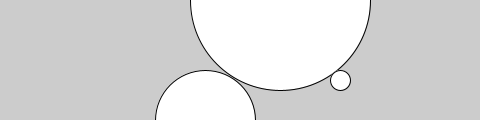
Frame 1 (no input)
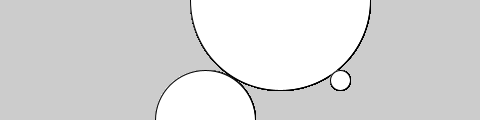
Frame 60 (the mouse pressed at the canvas centre just before this capture)
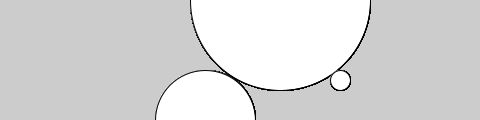
Frame 120 (the mouse held since frame 60 and released just before this capture)

The Processing sketch that drew these frames (run headless with seeded random() and noise(); from frame 60 on, the mouse is pressed at the canvas centre):

// Processing sketch: Start_Program_7
// ── Start_Program_7.pde
void setup() {
    size(480, 120);
}

void draw() {
    ellipse(280, 0, 180, 180);
    ellipse(340, 80, 20, 20);
    ellipse(205, 120, 100, 100);
}
